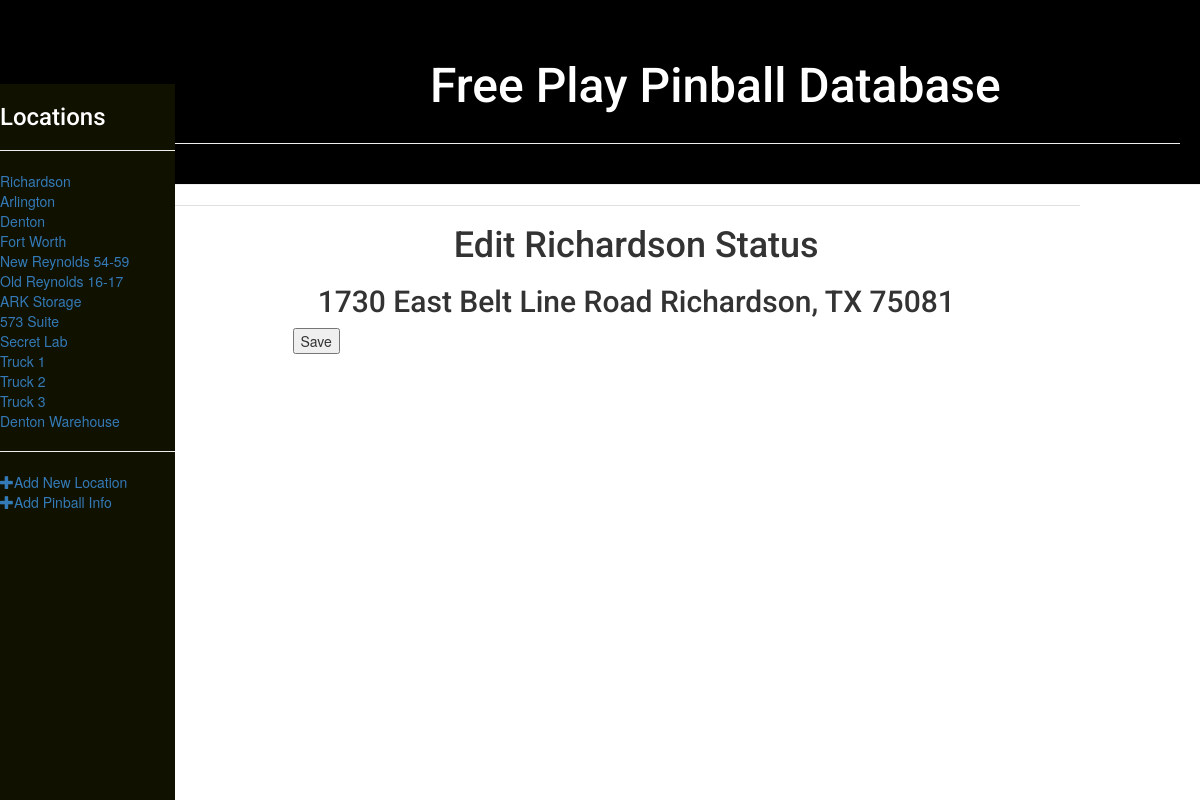
The app's page /location/1/ with its own data.
### pinball/models.py (models this page shows, shortened)
class Location(models.Model):
    name = models.CharField(max_length=200, help_text='Enter a game location (e.g. Richardson, Arlington)')
    short = models.CharField(max_length=2, null=True, help_text='Enter an abbreviated name (2 letters)')
    address = models.TextField(null=True, blank=True, help_text='Enter the address')
    class Meta:
        ordering = ["pk"]
    def __str__(self):
        return self.name

### pinball/views.py (the view)
# urls.py: path('location/<location_id>/', views.location_edit, name='location_edit'),
def location_edit(request, location_id):
    sites=Location.objects.all()
    location=Location.objects.get(pk=location_id)
    site= get_object_or_404(Location, pk=location_id)
    PinballModelFormset=modelformset_factory(PinballInstance, can_delete=False, extra=0, fields=('location','status'), exclude=('id',))
    if request.method == 'POST':
        formset=PinballModelFormset(request.POST, queryset=PinballInstance.objects.filter(location_id=location_id))
        if formset.is_valid():
            formset.save()
            return redirect('location_edit', location_id=location.id)
    else:
        formset=PinballModelFormset(queryset=PinballInstance.objects.filter(location_id=location.id))
    return render(request, 'location_edit.html', {'formset':formset, 'site':site, 'location':location, 'sites':sites })

### pinball/templates/location_edit.html (shortened to what this page needs)
{% extends 'pinball/base.html' %}
{% block content %}
<div class = title> <h1> Edit {{site}} Status </h1></div>
<div class = title><h2>{{site.address}}</h2></div>
<form method = "POST">
<div class = container>
<button type="submit">Save</button>
</div>
</form>
{% endblock %}

### pinball/templates/pinball/base.html (shortened to what this page needs)
{% load static %}
<html>
    <head>
        <link rel="stylesheet" href="//maxcdn.bootstrapcdn.com/bootstrap/3.2.0/css/bootstrap.min.css">
        <link rel="stylesheet" href="//maxcdn.bootstrapcdn.com/bootstrap/3.2.0/css/bootstrap-theme.min.css">
        <link rel="stylesheet" href="{% static 'css/pinball.css' %}">
    </head>
    <body>
        <div class="page-header">
            <div class ="page-header a1"><h1><a href="/">Free Play Pinball Database</a></h1></div>
        </div>
        <div class="content container">
            <div class="row">
                <div class="col-sm-1">
                    <nav id="sidebar">
                    <div class="sidebar-header"><h3>Locations</h3></div>
                    <hr>
                    <ul class="list-unstyled components">
                    {% for site in sites %}
                    <li class="active"><a href="{% url 'location_edit' site.id %}">{{site}}</a></li>
                    {% endfor %}
                    <hr>
                    <li class="active"><a href="{% url 'location_new' %}"><span class="glyphicon glyphicon-plus"></span>Add New Location</a></li>
                    <li class="active"><a href="{% url 'pinball_new' %}"><span class="glyphicon glyphicon-plus"></span>Add Pinball Info</a></li>
                    </ul>
                    </nav>
                </div>
            </div>
        </div>
<div class=content>
                {% block content %}
                {% endblock %}
</div>
    </body>
</html>

### pinball/static/css/pinball.css (style rules this page uses)
.page-header { background-color: #000000; margin-top: 0; padding: 20px 20px 20px 40px; }
.page-header h1, .page-header h1 a, .page-header h1 a:visited, .page-header h1 a:active { color: #ffffff; font-size: 36pt; text-decoration: none; font-family: 'Roboto', sans-serif; margin-left: 175px; }
.content { margin-left: 175px; }
h1, h2, h3, h4 { font-family: 'Roboto', sans-serif; }
#sidebar { width: 175px; position: fixed; top: 10.5%; left: 0; height: 100vh; z-index: 999; background: #111100; color: #fff; transition: all 0.3s; }
.container { width: 80%; margin: 0 auto; }
.title { width: 90%; text-align:center; }
div.container>div:nth-of-type(odd) { background: #e0e0e0; }

### records on screen
Location: name "Richardson", address "1730 East Belt Line Road Richardson, TX 75081"
Location: name "Arlington"
Location: name "Denton"
Location: name "Fort Worth"
Location: name "New Reynolds 54-59"
Location: name "Old Reynolds 16-17"
Location: name "ARK Storage"
Location: name "573 Suite"
Location: name "Secret Lab"
Location: name "Truck 1"
Location: name "Truck 2"
Location: name "Truck 3"
Location: name "Denton Warehouse"
